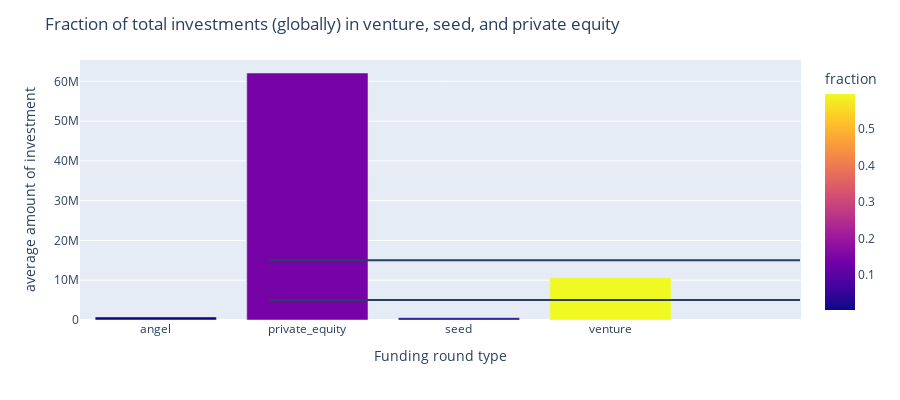

The code cell stored with this chart in its notebook:
### Markdown cell above
#### Plot showing the fraction of total investments (globally) in venture, seed, and private equity, and the average amount of investment in each funding type :

### Code cell
import plotly.express as px
import plotly.graph_objects as go
data = rounds2

data.raised_amount_usd=pd.to_numeric(data.raised_amount_usd)
grouped=data.groupby('funding_round_type')['raised_amount_usd'].agg(['mean','sum']).reset_index()
grouped=grouped[grouped.funding_round_type.isin(['angel','venture','seed','private_equity'])].reset_index(drop=True)
total_investment=rounds2.raised_amount_usd.sum()
grouped['fraction']=grouped['sum']/total_investment

print(grouped)
print(total_investment)

fig = px.bar(grouped, x='funding_round_type', y='mean',
             hover_data=['fraction'], color='fraction',
             labels={'funding_round_type':'Funding round type','mean':'average amount of investment'}, height=400)
fig.add_shape(
        go.layout.Shape(
            type="line",
            y0=5000000,
            y1=5000000,
        ))
fig.add_shape(
        go.layout.Shape(
            type="line",
            y0=15000000,
            y1=15000000,
        ))
fig.update_layout(title_text="Fraction of total investments (globally) in venture, seed, and private equity")
fig.show()

### Figure 1 — Plotly figure (JSON) as saved in the notebook; plotly's stock layout.template omitted (floating-point values rounded to 4 significant figures)
{"data": [{"alignmentgroup": "True", "customdata": [[0.004706], [0.1433], [0.01716], [0.596]], "hoverlabel": {"namelength": 0}, "hovertemplate": "Funding round type=%{x}<br>average amount of investment=%{y}<br>fraction=%{marker.color}", "legendgroup": "", "marker": {"color": [0.004706, 0.1433, 0.01716, 0.596], "coloraxis": "coloraxis"}, "name": "", "offsetgroup": "", "orientation": "v", "showlegend": false, "textposition": "auto", "type": "bar", "x": ["angel", "private_equity", "seed", "venture"], "xaxis": "x", "y": [764600.0, 62110000.0, 556600.0, 10630000.0], "yaxis": "y"}], "layout": {"barmode": "relative", "coloraxis": {"colorbar": {"title": {"text": "fraction"}}, "colorscale": [[0, "#0d0887"], [0.1111, "#46039f"], [0.2222, "#7201a8"], [0.3333, "#9c179e"], [0.4444, "#bd3786"], [0.5556, "#d8576b"], [0.6667, "#ed7953"], [0.7778, "#fb9f3a"], [0.8889, "#fdca26"], [1, "#f0f921"]]}, "height": 400, "legend": {"tracegroupgap": 0}, "margin": {"t": 60}, "shapes": [{"type": "line", "y0": 5000000, "y1": 5000000}, {"type": "line", "y0": 15000000, "y1": 15000000}], "title": {"text": "Fraction of total investments (globally) in venture, seed, and private equity"}, "xaxis": {"anchor": "y", "domain": [0, 1], "title": {"text": "Funding round type"}}, "yaxis": {"anchor": "x", "domain": [0, 1], "title": {"text": "average amount of investment"}}}}
